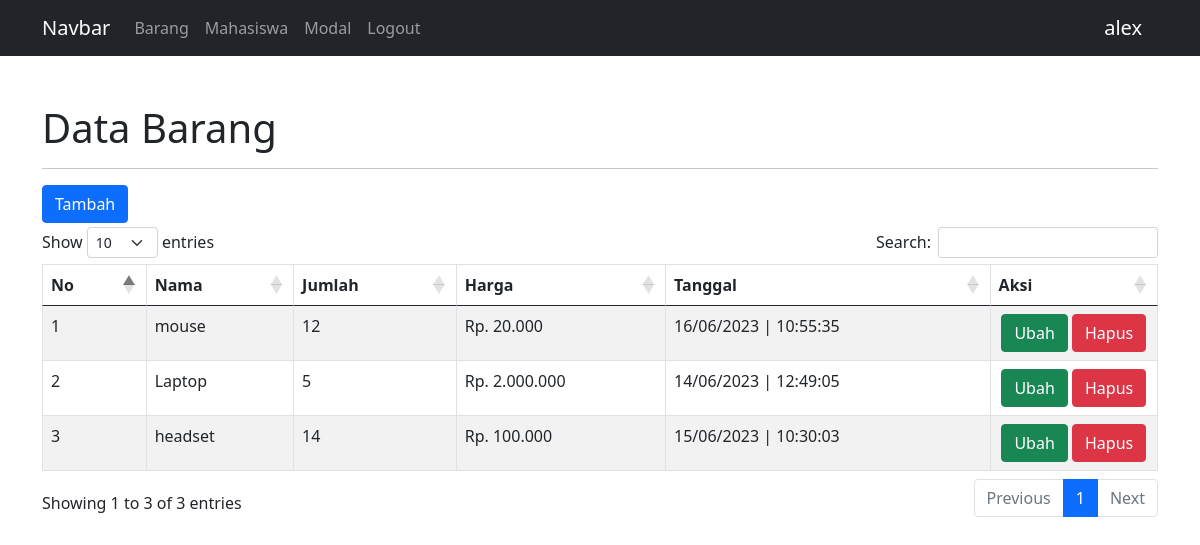
Page /index.php (signed in) on the committed database.
### tables this page shows
CREATE TABLE `barang` (
  `id_barang` int(11) NOT NULL,
  `nama` varchar(50) NOT NULL,
  `jumlah` varchar(50) NOT NULL,
  `harga` varchar(50) NOT NULL,
  `tanggal` timestamp NOT NULL DEFAULT current_timestamp() ON UPDATE current_timestamp()
);

### config/controller.php (called while the page is built, shortened)
<?php
include 'database.php';
function select($query)
{
    global $db;
    $result = mysqli_query($db, $query);
    $rows = [];
    while ($row = mysqli_fetch_assoc($result)) {
        $rows[] = $row;
    }
    return $rows;
}

### index.php (the view, shortened to what this page needs)
<?php
include 'layout/header.php';
$data_barang = select("SELECT * FROM barang ORDER BY id_barang DESC");
?>
    <div class="container mt-5">
        <h1>Data Barang</h1>
        <hr>
        <a href="tambah-barang.php" class="btn btn-primary mb-1">Tambah</a>
        <table class="table table-bordered table-striped mt-3" id="table">
            <thead>
                <tr>
                    <th>No</th>
                    <th>Nama</th>
                    <th>Jumlah</th>
                    <th>Harga</th>
                    <th>Tanggal</th>
                    <th>Aksi</th>
                </tr>
            </thead>
            <tbody>
                <?php $no = 1; ?>
                <?php foreach ($data_barang as $barang) : ?>
                    <tr>
                        <td><?= $no++; ?></td>
                        <td><?= $barang['nama']; ?></td>
                        <td><?= $barang['jumlah']; ?></td>
                        <td>Rp. <?= number_format($barang['harga'],0,',','.'); ?></td>
                        <td><?= date('d/m/Y | H:i:s', strtotime($barang['tanggal'])); ?></td>
                        <td width="15%" class="text-center">
                            <a href="ubah-barang.php?id_barang=<?= $barang['id_barang'];?>" class="btn btn-success">Ubah</a>
                            <a href="hapus-barang.php?id_barang=<?= $barang['id_barang']; ?>" class="btn btn-danger" onclick="return confirm('Yakin Data Barang Akan Dihapus.?');">Hapus</a>
                        </td>
                    </tr>
                <?php endforeach; ?>
            </tbody>
        </table>
    </div>
<?php include 'layout/footer.php'; ?>

### rows in the picture
barang: nama "mouse", jumlah "12", harga "20.000", tanggal "16/06/2023 | 10:55:35"
barang: nama "Laptop", jumlah "5", harga "2.000.000", tanggal "14/06/2023 | 12:49:05"
barang: nama "headset", jumlah "14", harga "100.000", tanggal "15/06/2023 | 10:30:03"

### other values in the picture
$_SESSION['nama'] "alex"
